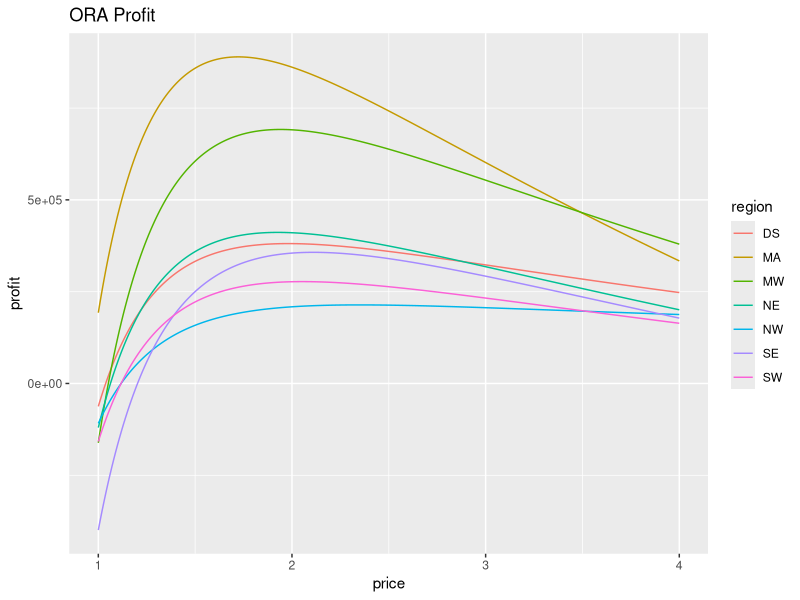
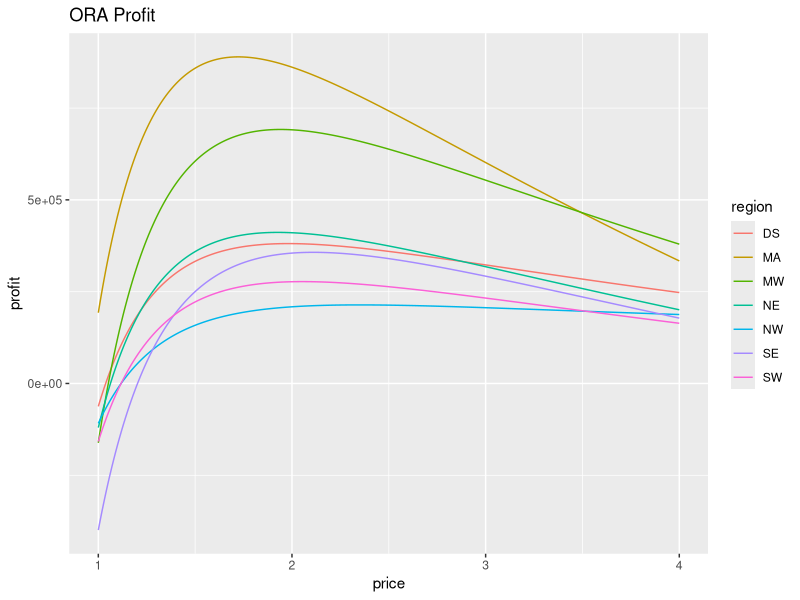

R code for these plots, in order: (Note: this script raises an error after producing the figures.)
library(ggplot2)
library(dplyr)

all.predicted.demands <- read.csv('all_predicted_demands.csv',
    stringsAsFactors=FALSE)
ora.df <- all.predicted.demands[all.predicted.demands$product == 'ORA',]

# ORA
ora.df <- ora.df %>%
    mutate(revenue=2000 * price * predicted_demand,
           weekly_demand = predicted_demand)

s35.grove.dist <- 266
s51.grove.dist <- 967
s59.grove.dist <- 176
s73.grove.dist <- 1470
ora.df$grove_dist <- c(rep(s51.grove.dist, 903),
                       rep(s73.grove.dist, 301),
                       rep(s35.grove.dist, 301),
                       rep(s59.grove.dist, 602))

# We have 301 rows per region (in the order NE, MA, SE, MW, DS, NW, SW)
ora.df$storage_dist <- c(rep(479.1429, 301),
                         rep(286.7647, 301),
                         rep(712.1667, 301),
                         rep(368.5909, 301),
                         rep(413.3750, 301),
                         rep(659.1250, 301),
                         rep(659, 301))
ora.df$weekly_transp_cost <- ora.df$weekly_demand *
  (0.22 * ora.df$grove_dist + 1.2 * ora.df$storage_dist)

# Also include cost to buy capacity and maintain necessary
# storage. There's a one-time upgrade cost and an every-year
# maintenance. Divide the one-time cost by 48 to "week-ize" it.
# ora.df$weekly_storage_build <- 6000 * ora.df$weekly_demand / 48
# ora.df$weekly_storage_maint <- (650 * ora.df$weekly_demand) / 48
# ^ Note that we do not account for the 7.5m * 4 because it will
# be present at every price (add in at end).

# Finally, include the raw material cost (spot purchase of ORA).
# We use our mean belief for each grove's spot purchase price.
# (FLA x 36, FLA x 12, TEX x 12, CAL x 24) is the vectoring.
# Average over months for now, disregarding seasonality -- also,
# no need to factor in exchange rates for now, assume we buy from
# FLA, not FLA / BRA / SPA.

cwd <- getwd()
setwd('..') # move up one directory
mean.raw.price.beliefs <- read.csv(
    'grove_beliefs/raw_price_beliefs_mean.csv')
setwd(cwd)

mean.over.months <- mean.raw.price.beliefs %>%
    group_by(grove) %>%
    summarise(mean_month=mean(price))
ora.df$raw_material_cost <- ora.df$weekly_demand * 2000 * c(
    rep(mean.over.months[mean.over.months$grove == 'FLA', ]$mean_month,
        4 * 301),
    rep(mean.over.months[mean.over.months$grove == 'TEX', ]$mean_month,
        301),
    rep(mean.over.months[mean.over.months$grove == 'CAL', ]$mean_month,
        2 * 301))

# Note: this "profit" is for the first year, actual profit
# should be even higher in later years when we don't have the
# capacity cost.
# ora.df$year1_profit <- ora.df$revenue - (ora.df$weekly_transp_cost +
#     ora.df$weekly_storage_build + ora.df$weekly_storage_maint +
#     ora.df$raw_material_cost)
ora.df$profit <- ora.df$revenue - (ora.df$weekly_transp_cost +
    # ora.df$weekly_storage_maint +
    ora.df$raw_material_cost)
ggplot(ora.df, aes(x=price, colour=region)) +
    # geom_line(aes(y=year1_profit), linetype='dotted') +
    geom_line(aes(y=profit)) +
    ggtitle('ORA Profit')
ggsave('profit_curves/ora_profit.png', width=10, height=6)

ora.profit.max <- ora.df %>% group_by(region) %>%
    filter(profit == max(profit))
write.csv(ora.profit.max, file='profit_csvs/ora_max_profit.csv',
          quote=FALSE, row.names=FALSE)


# POJ
poj.df <- all.predicted.demands[all.predicted.demands$product == 'POJ',]
poj.df <- poj.df %>%
    mutate(revenue=2000 * price * predicted_demand,
           weekly_demand = predicted_demand)

# Add storage to market distances
poj.df$storage_dist <- c(rep(479.1429, 301),
                         rep(286.7647, 301),
                         rep(712.1667, 301),
                         rep(368.5909, 301),
                         rep(413.3750, 301),
                         rep(659.1250, 301),
                         rep(659, 301))

# Instead of grove to storage, now we have grove to plant and
# plant to storage distances.  We can make similar "efficiency"
# assumptions, where P2->S35, P3->S51, P5->S59, P9->S73.
# We'll ship raw ORA from TEX->P2, CAL->P5, FLA->P3, FLA->P9.

# TEX->P2 = 381
# CAL->P5 = 351
# FLA->P3 = 773
# FLA->P9 = 1528
poj.df$g_p_dist <- c(rep(773, 903),
                     rep(1528, 301),
                     rep(381, 301),
                     rep(351, 602))

# P2 -> S35 = 140
# P3 -> S51 = 317
# P5 -> S59 = 393
# P9 -> S73 = 98
poj.df$p_s_dist <- c(rep(317, 903),
                     rep(98, 301),
                     rep(140, 301),
                     rep(393, 602))

# For tanker car cost, we need to calculate how many tanker
# cars the given demand would require, multiply by its purchase
# cost, and then add the weekly traveling cost.  We'll spread the
# one time purchase cost over weeks by dividing it by 48.
poj.df$num_tanker_cars_needed <- 2 * poj.df$weekly_demand / 30
# poj.df$tanker_car_weekly_purchase_cost <- 
#     poj.df$num_tanker_cars_needed * 100000 / 48
poj.df$tanker_car_weekly_travel_cost <- 36 *
    0.5 * poj.df$num_tanker_cars_needed * poj.df$p_s_dist
poj.df$tanker_car_weekly_hold_cost <- 10 *
    0.5 * poj.df$num_tanker_cars_needed

poj.df$g_p_weekly_cost <- 0.22 * poj.df$weekly_demand * poj.df$g_p_dist
poj.df$storage_market_weekly_cost <- 1.2 * poj.df$weekly_demand *
    poj.df$storage_dist

# Also include cost to buy capacity and maintain necessary
# processing. There's a one-time upgrade cost and an every-year
# maintenance. Divide the one-time cost by 48 to "week-ize" it.
# poj.df$weekly_proc_build <- 8000 * poj.df$weekly_demand / 48
# poj.df$weekly_proc_maint <- (2500 * poj.df$weekly_demand) / 48
# Note that we do not add in the $8m * 4 processing maintenance,
# because it will be there for all prices (and we're 2x-counting it
# for the other products)
# poj.df$weekly_storage_build <- 6000 * poj.df$weekly_demand / 48
# poj.df$weekly_storage_maint <- (650 * poj.df$weekly_demand) / 48

poj.df$manufacturing_cost <- 2000 * poj.df$weekly_demand

# Add in raw material cost
poj.df$raw_material_cost <- poj.df$weekly_demand * 2000 * c(
    rep(mean.over.months[mean.over.months$grove == 'FLA', ]$mean_month,
        4 * 301),
    rep(mean.over.months[mean.over.months$grove == 'TEX', ]$mean_month,
        301),
    rep(mean.over.months[mean.over.months$grove == 'CAL', ]$mean_month,
        2 * 301))


poj.df$profit <- poj.df$revenue - (
    # poj.df$tanker_car_weekly_purchase_cost +
    poj.df$tanker_car_weekly_travel_cost +
    poj.df$tanker_car_weekly_hold_cost +
    poj.df$g_p_weekly_cost +
    poj.df$storage_market_weekly_cost +
    poj.df$manufacturing_cost +
    # poj.df$weekly_proc_build +
    # poj.df$weekly_proc_maint +
    poj.df$raw_material_cost)
# poj.df$profit <- poj.df$year1_profit + (
#      poj.df$tanker_car_weekly_purchase_cost +
#      poj.df$weekly_proc_build +
#      poj.df$weekly_storage_build
#      )
ggplot(poj.df, aes(x=price, colour=region)) +
    # geom_line(aes(y=year1_profit), linetype='dotted') +
    geom_line(aes(y=profit)) +
    ggtitle('POJ Profit')
ggsave('profit_curves/poj_profit.png', width=10, height=6)

poj.profit.max <- poj.df %>% group_by(region) %>%
    filter(profit == max(profit))
write.csv(poj.profit.max, file='profit_csvs/poj_max_profit.csv',
          quote=FALSE, row.names=FALSE)


#### The other two products are price-optimized using futures

# ROJ
roj.df <- all.predicted.demands[all.predicted.demands$product == 'ROJ',]
roj.df <- roj.df %>%
    mutate(revenue=2000 * price * predicted_demand,
           weekly_demand = predicted_demand)

# Add storage to market distances
roj.df$storage_dist <- c(rep(479.1429, 301),
                         rep(286.7647, 301),
                         rep(712.1667, 301),
                         rep(368.5909, 301),
                         rep(413.3750, 301),
                         rep(659.1250, 301),
                         rep(659, 301))

# Instead of grove to storage, now we have grove to plant and
# plant to storage distances.  We can make similar "efficiency"
# assumptions, where P2->S35, P3->S51, P5->S59, P9->S73.
# We'll ship raw ORA from TEX->P2, CAL->P5, FLA->P3, FLA->P9.

# TEX->P2 = 381
# CAL->P5 = 351
# FLA->P3 = 773
# FLA->P9 = 1528
roj.df$g_p_dist <- c(rep(773, 903),
                     rep(1528, 301),
                     rep(381, 301),
                     rep(351, 602))

# P2 -> S35 = 140
# P3 -> S51 = 317
# P5 -> S59 = 393
# P9 -> S73 = 98

roj.df$p_s_dist <- c(rep(317, 903),
                     rep(98, 301),
                     rep(140, 301),
                     rep(393, 602))
# For tanker car cost, we need to calculate how many tanker
# cars the given demand would require, multiply by its purchase
# cost, and then add the weekly traveling cost.  We'll spread the
# one time purchase cost over weeks by dividing it by 48.
roj.df$num_tanker_cars_needed <- 2 * roj.df$weekly_demand / 30
# roj.df$tanker_car_weekly_purchase_cost <- 
#     roj.df$num_tanker_cars_needed * 100000 / 48
roj.df$tanker_car_weekly_travel_cost <- 36 *
    0.5 * roj.df$num_tanker_cars_needed * roj.df$p_s_dist
roj.df$tanker_car_weekly_hold_cost <- 10 *
    0.5 * roj.df$num_tanker_cars_needed

roj.df$g_p_weekly_cost <- 0.22 * roj.df$weekly_demand * roj.df$g_p_dist
roj.df$storage_market_weekly_cost <- 1.2 * roj.df$weekly_demand *
    roj.df$storage_dist

# roj.df$weekly_storage_build <- 6000 * roj.df$weekly_demand / 48
# roj.df$weekly_storage_maint <- (650 * roj.df$weekly_demand) / 48
# roj.df$weekly_proc_build <- 8000 * roj.df$weekly_demand / 48
# roj.df$weekly_proc_maint <- (2500 * roj.df$weekly_demand) / 48

# Reconstitution cost
roj.df$reconstitution_cost <- 650 * roj.df$weekly_demand

# Add in raw material cost
roj.df$raw_material_cost <- roj.df$weekly_demand * 2000 * c(
    rep(mean.over.months[mean.over.months$grove == 'FLA', ]$mean_month,
        4 * 301),
    rep(mean.over.months[mean.over.months$grove == 'TEX', ]$mean_month,
        301),
    rep(mean.over.months[mean.over.months$grove == 'CAL', ]$mean_month,
        2 * 301))

# Also, add in manufacturing cost of FCOJ because we need to make
# FCOJ to get ROJ (assume no futures).
roj.df$manufacturing_cost <- 2000 * roj.df$weekly_demand

roj.df$profit <- roj.df$revenue - (
    # roj.df$tanker_car_weekly_purchase_cost +
    roj.df$tanker_car_weekly_travel_cost +
    roj.df$tanker_car_weekly_hold_cost +
    roj.df$g_p_weekly_cost +
    roj.df$storage_market_weekly_cost +
    roj.df$manufacturing_cost +
    roj.df$reconstitution_cost +
    # roj.df$weekly_proc_build +
    # roj.df$weekly_proc_maint +
    roj.df$raw_material_cost)
# roj.df$profit <- roj.df$year1_profit + (
#      roj.df$tanker_car_weekly_purchase_cost +
#      roj.df$weekly_proc_build +
#      roj.df$weekly_storage_build
#      )
ggplot(roj.df, aes(x=price, y=profit, colour=region)) +
    # geom_line(aes(y=year1_profit), linetype='dotted') +
    geom_line(aes(y=profit)) +
    ggtitle('ROJ Profit')
ggsave('profit_curves/roj_profit.png', width=10, height=6)

roj.profit.max <- roj.df %>% group_by(region) %>%
    filter(profit == max(profit))
write.csv(roj.profit.max, file='profit_csvs/roj_max_profit.csv',
          quote=FALSE, row.names=FALSE)


# # FCOJ
# #### 
# # Note this assumes we manufacture the FCOJ
# ####
# fcoj.df <- all.predicted.demands[all.predicted.demands$product == 'FCOJ',]
# fcoj.df <- fcoj.df %>%
#     mutate(revenue=2000 * price * predicted_demand,
#            weekly_demand = predicted_demand)

# # Add storage to market distances
# fcoj.df$storage_dist <- c(rep(479.1429, 301),
#                          rep(286.7647, 301),
#                          rep(712.1667, 301),
#                          rep(368.5909, 301),
#                          rep(413.3750, 301),
#                          rep(659.1250, 301),
#                          rep(659, 301))

# # Instead of grove to storage, now we have grove to plant and
# # plant to storage distances.  We can make similar "efficiency"
# # assumptions, where P2->S35, P3->S51, P5->S59, P9->S73.
# # We'll ship raw ORA from TEX->P2, CAL->P5, FLA->P3, FLA->P9.

# # TEX->P2 = 381
# # CAL->P5 = 351
# # FLA->P3 = 773
# # FLA->P9 = 1528
# fcoj.df$g_p_dist <- c(rep(773, 903),
#                      rep(1528, 301),
#                      rep(381, 301),
#                      rep(351, 602))

# # P2 -> S35 = 140
# # P3 -> S51 = 317
# # P5 -> S59 = 393
# # P9 -> S73 = 98

# fcoj.df$p_s_dist <- c(rep(317, 903),
#                      rep(98, 301),
#                      rep(140, 301),
#                      rep(393, 602))
# # For tanker car cost, we need to calculate how many tanker
# # cars the given demand would require, multiply by its purchase
# # cost, and then add the weekly traveling cost.  We'll spread the
# # one time purchase cost over weeks by dividing it by 48.
# fcoj.df$num_tanker_cars_needed <- fcoj.df$weekly_demand / 30
# fcoj.df$tanker_car_weekly_purchase_cost <- 
#     fcoj.df$num_tanker_cars_needed * 100000 / 48
# fcoj.df$tanker_car_weekly_travel_cost <- 36 *
#     fcoj.df$num_tanker_cars_needed * fcoj.df$p_s_dist

# fcoj.df$g_p_weekly_cost <- 0.22 * fcoj.df$weekly_demand * fcoj.df$g_p_dist
# fcoj.df$storage_market_weekly_cost <- 1.2 * fcoj.df$weekly_demand *
#     fcoj.df$storage_dist

# fcoj.df$weekly_proc_build <- 8000 * fcoj.df$weekly_demand / 48
# fcoj.df$weekly_proc_maint <- (2500 * fcoj.df$weekly_demand) / 48
# fcoj.df$weekly_storage_build <- 6000 * fcoj.df$weekly_demand / 48
# fcoj.df$weekly_storage_maint <- (650 * fcoj.df$weekly_demand) / 48

# fcoj.df$manufacturing_cost <- 2000 * fcoj.df$weekly_demand

# fcoj.df$raw_material_cost <- fcoj.df$weekly_demand * 2000 * c(
#     rep(mean.over.months[mean.over.months$grove == 'FLA', ]$mean_month,
#         4 * 301),
#     rep(mean.over.months[mean.over.months$grove == 'TEX', ]$mean_month,
#         301),
#     rep(mean.over.months[mean.over.months$grove == 'CAL', ]$mean_month,
#         2 * 301))

# fcoj.df$year1_profit <- fcoj.df$revenue - (fcoj.df$tanker_car_weekly_purchase_cost +
#     fcoj.df$tanker_car_weekly_travel_cost +
#     fcoj.df$g_p_weekly_cost + fcoj.df$storage_market_weekly_cost +
#     fcoj.df$manufacturing_cost +
#     fcoj.df$weekly_proc_build +
#     fcoj.df$weekly_proc_maint +
#     fcoj.df$raw_material_cost +
#     fcoj.df$weekly_storage_build +
#     fcoj.df$weekly_storage_maint)
# fcoj.df$profit <- fcoj.df$year1_profit + fcoj.df$weekly_proc_build +
#     fcoj.df$weekly_storage_build
# ggplot(fcoj.df, aes(x=price, y=profit, colour=region)) +
#     geom_line(aes(y=year1_profit), linetype='dotted') +
#     geom_line(aes(y=profit)) +
#     ggtitle('FCOJ Profit (Year 1 and After)')
# ggsave('profit_curves/fcoj_profit.png', width=10, height=6)

# fcoj.profit.max <- fcoj.df %>% group_by(region) %>%
#     filter(profit == max(profit))
# write.csv(fcoj.profit.max, file='profit_csvs/fcoj_max_profit.csv',
#           quote=FALSE, row.names=FALSE)


# # Total profit, using FCOJ futures
# for (fcoj_future_price in seq(0.6, 1.1, 0.1)) {
#     profit <- 48 * (sum(ora.profit.max$profit) + sum(poj.profit.max$profit) +
#         sum(roj.profit.max$profit)) +
#         (6112246 * 48 - fcoj_future_price * 136000 * 2000) -
#         (4 * 7500000 + 4 * 8000000)
#     print(profit)
# }

# sum(ora.profit.max$weekly_demand) + sum(poj.profit.max$weekly_demand) +
#     sum(roj.profit.max$weekly_demand)